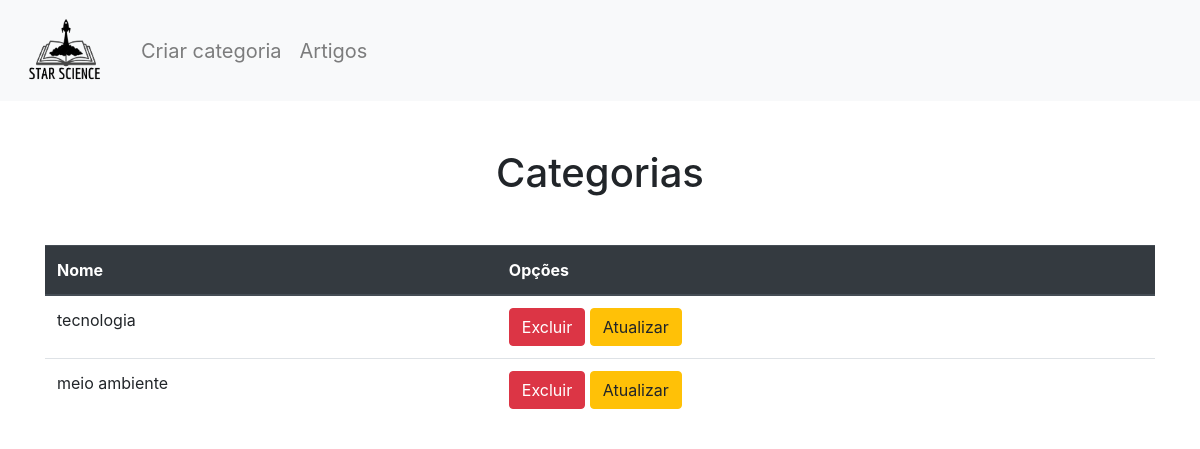
Page /starscience/categories/ on the earlier database version.
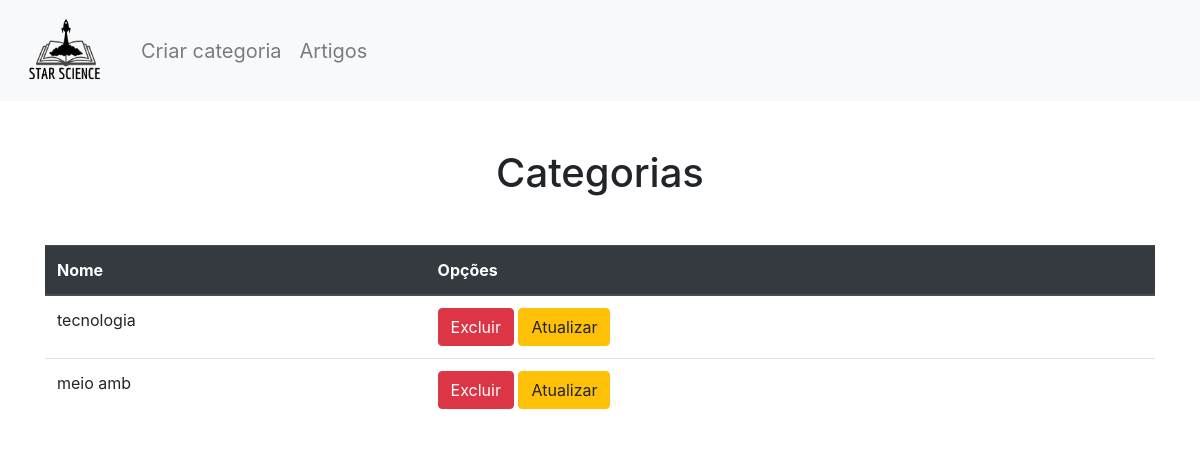
Same page on the later database version.
### starscience/models.py (models this page shows, shortened)
class Category(models.Model):
    name = models.CharField(max_length = 200, null=True)

### starscience/views.py (the view)
# urls.py: path('categories/', CategoryView.category_index, name='category_index'),
    def category_index(request):
        objects = Category.objects.all()
        return render(request, 'categories/index.html', {'objects': objects})

### starscience/templates/categories/index.html (shortened to what this page needs)
{% load static %}
<!DOCTYPE html>
<html lang="en">
  <head>
    <link
      rel="stylesheet"
      href="https://stackpath.bootstrapcdn.com/bootstrap/4.5.2/css/bootstrap.min.css"
    />
  </head>
  <body>
    <nav class="navbar navbar-expand-lg navbar-light bg-light">
      <a class="navbar-brand" href="#">
        <img
          src="{% static 'assets/logo_fundo.png' %}"
          alt="Logo"
          width="100px"
          style="object-fit: contain"
        />
      </a>
      <div class="collapse navbar-collapse" id="navbarNav">
        <ul class="navbar-nav">
          <li class="nav-item">
            <a class="nav-link btn btn-lg" href="{% url 'category_create' %}"
              >Criar categoria</a
            >
          </li>
          <li class="nav-item">
            <a class="nav-link btn btn-lg" href="{% url 'article_index' %}"
              >Artigos</a
            >
          </li>
        </ul>
      </div>
    </nav>
    <div class="container my-5">
      {% block content %}
      <h1 class="text-center my-5">Categorias</h1>
      <table class="table">
        <thead class="thead-dark">
          <tr>
            <th>Nome</th>
            <th>Opções</th>
          </tr>
        </thead>
        <tbody>
          {% for object in objects %}
          <tr>
            <td>{{ object.name }}</td>
            <td>
              <a
                href="{% url 'category_delete' object.id %}"
                class="btn btn-danger"
                >Excluir</a
              >
              <a
                href="{% url 'category_update' object.id %}"
                class="btn btn-warning"
                >Atualizar</a
              >
            </td>
          </tr>
          {% endfor %}
        </tbody>
      </table>
      {% endblock %}
    </div>
  </body>
</html>

Differences in the rows shown:
removed Category: name "meio ambiente"
added Category: name "meio amb"
